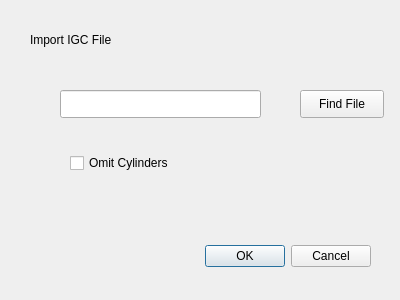
<?xml version="1.0" encoding="UTF-8"?>
<ui version="4.0">
 <class>IGCloaderDialogBase</class>
 <widget class="QDialog" name="IGCloaderDialogBase">
  <property name="geometry">
   <rect>
    <x>0</x>
    <y>0</y>
    <width>400</width>
    <height>300</height>
   </rect>
  </property>
  <property name="windowTitle">
   <string>IGC loader</string>
  </property>
  <widget class="QDialogButtonBox" name="button_box">
   <property name="geometry">
    <rect>
     <x>30</x>
     <y>240</y>
     <width>341</width>
     <height>32</height>
    </rect>
   </property>
   <property name="orientation">
    <enum>Qt::Horizontal</enum>
   </property>
   <property name="standardButtons">
    <set>QDialogButtonBox::Cancel|QDialogButtonBox::Ok</set>
   </property>
  </widget>
  <widget class="QCheckBox" name="bcylinders">
   <property name="geometry">
    <rect>
     <x>70</x>
     <y>150</y>
     <width>141</width>
     <height>26</height>
    </rect>
   </property>
   <property name="text">
    <string>Omit Cylinders</string>
   </property>
  </widget>
  <widget class="QPushButton" name="fileSelector">
   <property name="geometry">
    <rect>
     <x>300</x>
     <y>90</y>
     <width>84</width>
     <height>28</height>
    </rect>
   </property>
   <property name="text">
    <string>Find File</string>
   </property>
  </widget>
  <widget class="QLineEdit" name="selectedFile">
   <property name="geometry">
    <rect>
     <x>60</x>
     <y>90</y>
     <width>201</width>
     <height>28</height>
    </rect>
   </property>
  </widget>
  <widget class="QLabel" name="label">
   <property name="geometry">
    <rect>
     <x>30</x>
     <y>30</y>
     <width>141</width>
     <height>20</height>
    </rect>
   </property>
   <property name="text">
    <string>Import IGC File</string>
   </property>
  </widget>
 </widget>
 <resources/>
 <connections>
  <connection>
   <sender>button_box</sender>
   <signal>accepted()</signal>
   <receiver>IGCloaderDialogBase</receiver>
   <slot>accept()</slot>
   <hints>
    <hint type="sourcelabel">
     <x>20</x>
     <y>20</y>
    </hint>
    <hint type="destinationlabel">
     <x>20</x>
     <y>20</y>
    </hint>
   </hints>
  </connection>
  <connection>
   <sender>button_box</sender>
   <signal>rejected()</signal>
   <receiver>IGCloaderDialogBase</receiver>
   <slot>reject()</slot>
   <hints>
    <hint type="sourcelabel">
     <x>20</x>
     <y>20</y>
    </hint>
    <hint type="destinationlabel">
     <x>20</x>
     <y>20</y>
    </hint>
   </hints>
  </connection>
 </connections>
</ui>
